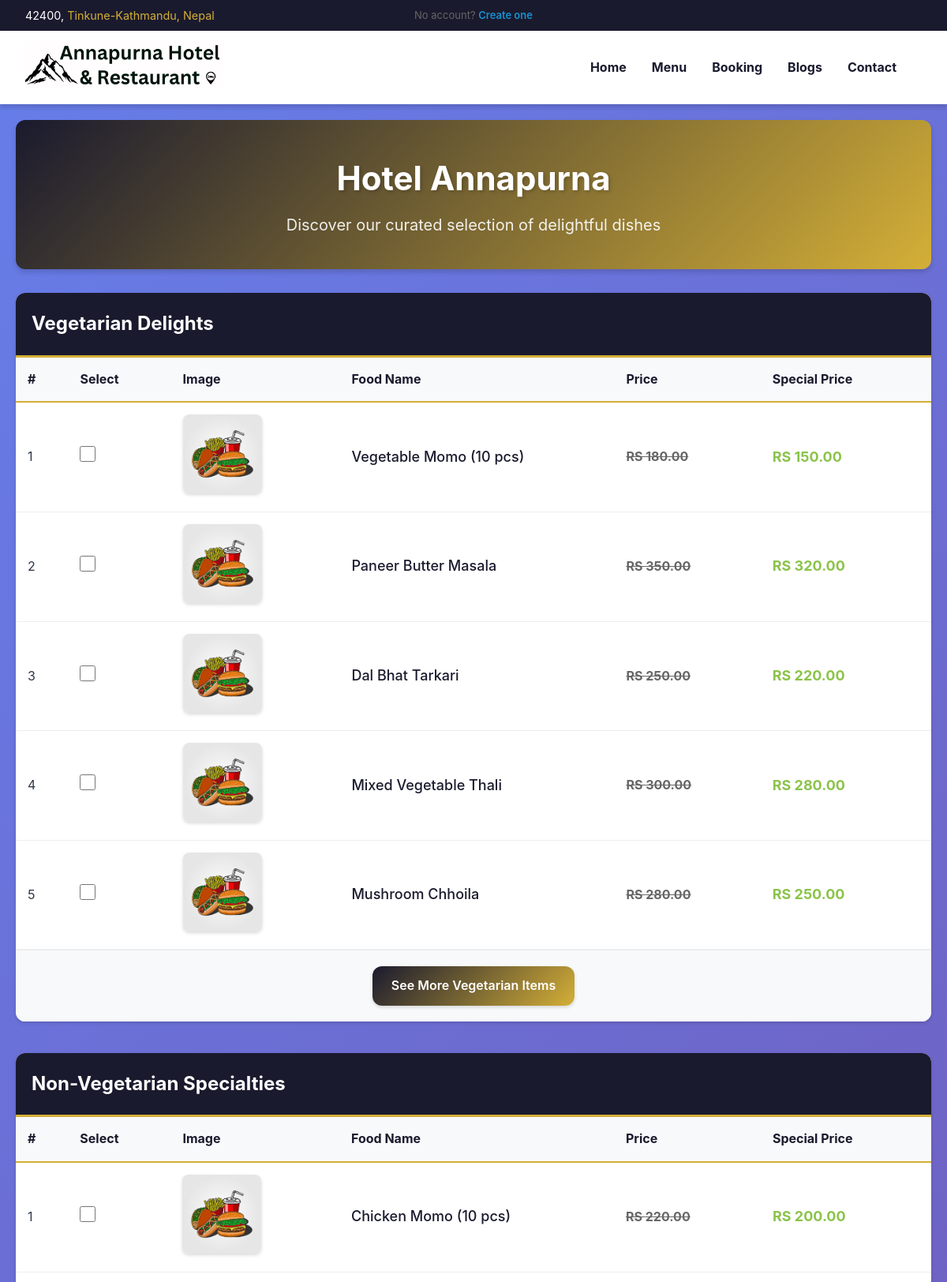
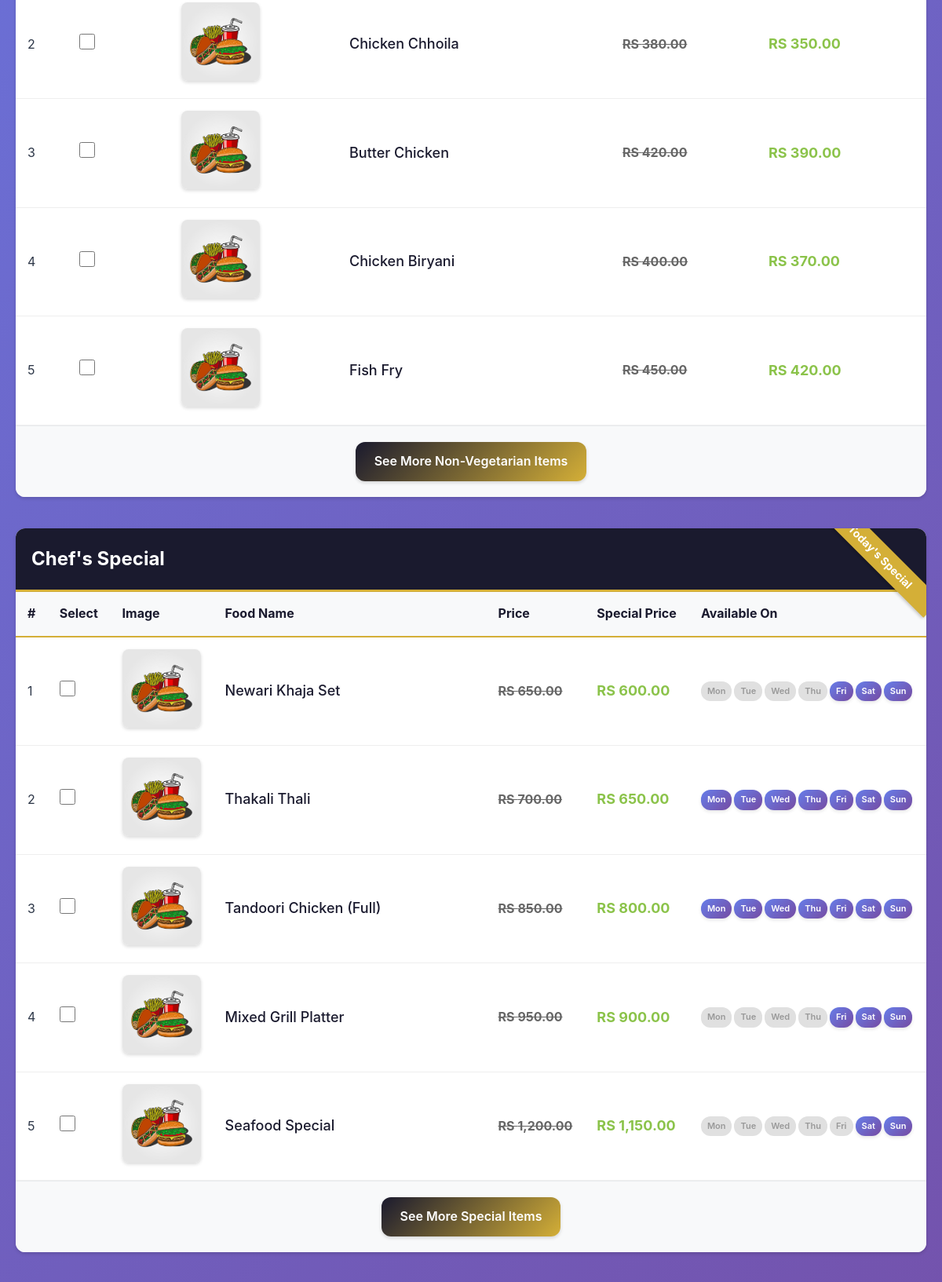
Page /menu.php (upper part) on the committed database (2 pictures, top to bottom).
### tables this page shows
CREATE TABLE `food_items` (
  `id` int(11) NOT NULL,
  `category` enum('veg','non-veg','special') NOT NULL,
  `food_name` varchar(100) NOT NULL,
  `price` decimal(10,2) NOT NULL,
  `discount_price` decimal(10,2) DEFAULT NULL,
  `image_path` varchar(255) DEFAULT NULL,
  `available_days` varchar(200) DEFAULT 'All Days',
  `short_description` text DEFAULT NULL,
  `created_at` timestamp NOT NULL DEFAULT current_timestamp(),
  `updated_at` timestamp NOT NULL DEFAULT current_timestamp() ON UPDATE current_timestamp()
);

### menu.php (the view, shortened to what this page needs)
<?php
require_once('includes/header.php');
require_once('config/db.php');
$limit = 5;
$veg_current_page = isset($_GET['veg_page']) ? $_GET['veg_page'] : 1;
$nonveg_current_page = isset($_GET['nonveg_page']) ? $_GET['nonveg_page'] : 1;
$special_current_page = isset($_GET['special_page']) ? $_GET['special_page'] : 1;
$veg_limit = $limit * $veg_current_page;
$nonveg_limit = $limit * $nonveg_current_page;
$special_limit = $limit * $special_current_page;
$stmt_veg = $conn->prepare("SELECT * FROM food_items WHERE category = 'veg' LIMIT ?");
$stmt_veg->bind_param("i", $veg_limit);
$stmt_veg->execute();
$veg_result = $stmt_veg->get_result();
$stmt_nonveg = $conn->prepare("SELECT * FROM food_items WHERE category = 'non-veg' LIMIT ?");
$stmt_nonveg->bind_param("i", $nonveg_limit);
$stmt_nonveg->execute();
$nonveg_result = $stmt_nonveg->get_result();
$stmt_special = $conn->prepare("SELECT * FROM food_items WHERE category = 'special' LIMIT ?");
$stmt_special->bind_param("i", $special_limit);
$stmt_special->execute();
$special_result = $stmt_special->get_result();
$veg_count_result = $conn->query("SELECT COUNT(*) as total FROM food_items WHERE category = 'veg'");
$nonveg_count_result = $conn->query("SELECT COUNT(*) as total FROM food_items WHERE category = 'non-veg'");
$special_count_result = $conn->query("SELECT COUNT(*) as total FROM food_items WHERE category = 'special'");
$veg_total = $veg_count_result->fetch_assoc()['total'];
$nonveg_total = $nonveg_count_result->fetch_assoc()['total'];
$special_total = $special_count_result->fetch_assoc()['total'];
?>
<div class="menu-container">
    <header class="menu-header">
        <h1>Hotel Annapurna</h1>
        <p>Discover our curated selection of delightful dishes</p>
    </header>
    <div class="menu-section">
        <h2 class="menu-section-title">Vegetarian Delights</h2>
        <table class="menu-table">
            <thead>
                <tr>
                    <th>#</th>
                    <th>Select</th>
                    <th>Image</th>
                    <th>Food Name</th>
                    <th>Price</th>
                    <th>Special Price</th>
                </tr>
            </thead>
            <tbody>
                <?php
                $counter = 1;
                while($row = mysqli_fetch_assoc($veg_result)):
                    $discount_price = $row['discount_price'] ? $row['discount_price'] : $row['price'];
                ?>
                <tr>
                    <td><?php echo $counter++; ?></td>
                    <td><input type="checkbox" class="menu-checkbox" data-id="<?php echo $row['id']; ?>" data-name="<?php echo htmlspecialchars($row['food_name']); ?>" data-price="<?php echo $row['price']; ?>" data-discount="<?php echo $discount_price; ?>" data-image="<?php echo htmlspecialchars($row['image_path']); ?>"></td>
                    <td><img src="<?php echo !empty($row['image_path']) ? htmlspecialchars($row['image_path']) : 'https://via.placeholder.com/100x100?text=No+Image'; ?>" alt="<?php echo htmlspecialchars($row['food_name']); ?>"></td>
                    <td class="menu-item-name"><?php echo htmlspecialchars($row['food_name']); ?></td>
                    <td class="price-column">RS <?php echo number_format($row['price'], 2); ?></td>
                    <td class="discount-column">RS <?php echo number_format($discount_price, 2); ?></td>
                </tr>
                <?php endwhile; ?>
            </tbody>
        </table>
        <div class="see-more-container">
            <?php if($veg_total > $veg_current_page * $limit): ?>
            <a href="?veg_page=<?php echo $veg_current_page + 1; ?>&nonveg_page=<?php echo $nonveg_current_page; ?>&special_page=<?php echo $special_current_page; ?>" class="see-more-btn">See More Vegetarian Items</a>
            <?php endif; ?>
        </div>
    </div>
    <div class="menu-section">
        <h2 class="menu-section-title">Non-Vegetarian Specialties</h2>
        <table class="menu-table">
            <thead>
                <tr>
                    <th>#</th>
                    <th>Select</th>
                    <th>Image</th>
                    <th>Food Name</th>
                    <th>Price</th>
                    <th>Special Price</th>
                </tr>
            </thead>
            <tbody>
                <?php
                $counter = 1;
                while($row = mysqli_fetch_assoc($nonveg_result)):
                    $discount_price = $row['discount_price'] ? $row['discount_price'] : $row['price'];
                ?>
                <tr>
                    <td><?php echo $counter++; ?></td>
                    <td><input type="checkbox" class="menu-checkbox" data-id="<?php echo $row['id']; ?>" data-name="<?php echo htmlspecialchars($row['food_name']); ?>" data-price="<?php echo $row['price']; ?>" data-discount="<?php echo $discount_price; ?>" data-image="<?php echo htmlspecialchars($row['image_path']); ?>"></td>
                    <td><img src="<?php echo !empty($row['image_path']) ? htmlspecialchars($row['image_path']) : 'https://via.placeholder.com/100x100?text=No+Image'; ?>" alt="<?php echo htmlspecialchars($row['food_name']); ?>"></td>
                    <td class="menu-item-name"><?php echo htmlspecialchars($row['food_name']); ?></td>
                    <td class="price-column">RS <?php echo number_format($row['price'], 2); ?></td>
                    <td class="discount-column">RS <?php echo number_format($discount_price, 2); ?></td>
                </tr>
                <?php endwhile; ?>
            </tbody>
        </table>
        <div class="see-more-container">
            <?php if($nonveg_total > $nonveg_current_page * $limit): ?>
            <a href="?veg_page=<?php echo $veg_current_page; ?>&nonveg_page=<?php echo $nonveg_current_page + 1; ?>&special_page=<?php echo $special_current_page; ?>" class="see-more-btn">See More Non-Vegetarian Items</a>
            <?php endif; ?>
        </div>
    </div>
    <div class="menu-section todays-special">
        <h2 class="menu-section-title">Chef's Special</h2>
        <table class="menu-table">
            <thead>
                <tr>
                    <th>#</th>
                    <th>Select</th>
                    <th>Image</th>
                    <th>Food Name</th>
                    <th>Price</th>
                    <th>Special Price</th>
                    <th>Available On</th>
                </tr>
            </thead>
            <tbody>
                <?php
                $counter = 1;
                while($row = mysqli_fetch_assoc($special_result)):
                    $discount_price = $row['discount_price'] ? $row['discount_price'] : $row['price'];
                ?>
                <tr>
                    <td><?php echo $counter++; ?></td>
                    <td><input type="checkbox" class="menu-checkbox" data-id="<?php echo $row['id']; ?>" data-name="<?php echo htmlspecialchars($row['food_name']); ?>" data-price="<?php echo $row['price']; ?>" data-discount="<?php echo $discount_price; ?>" data-image="<?php echo htmlspecialchars($row['image_path']); ?>"></td>
                    <td><img src="<?php echo !empty($row['image_path']) ? htmlspecialchars($row['image_path']) : 'https://via.placeholder.com/100x100?text=No+Image'; ?>" alt="<?php echo htmlspecialchars($row['food_name']); ?>"></td>
                    <td class="menu-item-name"><?php echo htmlspecialchars($row['food_name']); ?></td>
                    <td class="price-column">RS <?php echo number_format($row['price'], 2); ?></td>
                    <td class="discount-column">RS <?php echo number_format($discount_price, 2); ?></td>
                    <td>
                        <?php
                        $days = !empty($row['available_days']) ? $row['available_days'] : 'All Days';
                        $allDays = ['Mon', 'Tue', 'Wed', 'Thu', 'Fri', 'Sat', 'Sun'];
                        $availableDays = array_map('trim', explode(',', $days));
                        if (strtolower($days) === 'all days' || strtolower($days) === 'everyday') {
                            echo '<div style="display: flex; gap: 3px; flex-wrap: wrap;">';
                            foreach ($allDays as $day) {
                                echo '<span style="background: linear-gradient(135deg, #667eea 0%, #764ba2 100%); color: white; padding: 4px 8px; border-radius: 12px; font-size: 11px; font-weight: 600; box-shadow: 0 2px 4px rgba(0,0,0,0.1);">' . $day . '</span>';
                            }
                            echo '</div>';
                        } else {
                            echo '<div style="display: flex; gap: 3px; flex-wrap: wrap;">';
                            foreach ($allDays as $day) {
                                $isAvailable = false;
                                foreach ($availableDays as $availDay) {
                                    if (stripos($availDay, substr($day, 0, 3)) !== false || stripos($day, $availDay) !== false) {
                                        $isAvailable = true;
                                        break;
                                    }
                                }
                                if ($isAvailable) {
                                    echo '<span style="background: linear-gradient(135deg, #667eea 0%, #764ba2 100%); color: white; padding: 4px 8px; border-radius: 12px; font-size: 11px; font-weight: 600; box-shadow: 0 2px 4px rgba(0,0,0,0.1);">' . $day . '</span>';
                                } else {
                                    echo '<span style="background: #e0e0e0; color: #999; padding: 4px 8px; border-radius: 12px; font-size: 11px; font-weight: 600;">' . $day . '</span>';
                                }
                            }
                            echo '</div>';
                        }
                        ?>
                    </td>
                </tr>
                <?php endwhile; ?>
            </tbody>
        </table>
        <div class="see-more-container">
            <?php if($special_total > $special_current_page * $limit): ?>
            <a href="?veg_page=<?php echo $veg_current_page; ?>&nonveg_page=<?php echo $nonveg_current_page; ?>&special_page=<?php echo $special_current_page + 1; ?>" class="see-more-btn">See More Special Items</a>
            <?php endif; ?>
        </div>
    </div>
</div>
<?php require_once('includes/footer.php') ?>

### assets/css/style.css (style rules this page uses)
:root { --primary-color: #ffffff; --secondary-color: #1a1a2e; --accent-color: #d4af37; --hover-color: #f5a623; --band-hover-color: #8bc34a; --shadow-color: rgba(0, 0, 0, 0.15); --border-radius: 12px; --bg-light: #f8f9fd; --bg-dark: #0f1419; --gradient-start: #1a1a2e; --gradient-end: #0f1419; --success-color: #2ecc71; --warning-color: #f39c12; --border-radius: 12px; --border-radius-lg: 20px; --text-color: #2d3748; --input-bg: #f7fafc; --input-border: #e2e8f0; }
* { margin: 0; padding: 0; box-sizing: border-box; }
body { background-color: var(--primary-color); font-family: 'Segoe UI', Tahoma, Geneva, Verdana, sans-serif; color: var(--secondary-color); line-height: 1.6; }

### assets/css/blog.css (style rules this page uses)
a { text-decoration: none; color: #333; }

### assets/css/menu.css (style rules this page uses)
.menu-container { max-width: 1400px; margin: 0 auto; padding: 20px; }
.menu-header { background: linear-gradient(135deg, var(--secondary-color), var(--accent-color)); padding: 40px 20px; text-align: center; color: var(--primary-color); margin-bottom: 30px; border-radius: var(--border-radius); box-shadow: 0 4px 6px var(--shadow-color); }
.menu-header h1 { font-size: 42px; margin-bottom: 10px; text-shadow: 2px 2px 4px rgba(0,0,0,0.2); }
.menu-header p { font-size: 20px; opacity: 0.9; }
.menu-section { margin-bottom: 40px; background: #fff; border-radius: var(--border-radius); box-shadow: 0 2px 4px var(--shadow-color); overflow: hidden; }
.menu-section-title { background-color: var(--secondary-color); color: var(--primary-color); padding: 20px; font-size: 24px; border-bottom: 3px solid var(--accent-color); }
.menu-table { width: 100%; border-collapse: collapse; background: var(--primary-color); }
.menu-table th { background-color: #f8f9fa; color: var(--secondary-color); padding: 15px; text-align: left; font-size: 16px; border-bottom: 2px solid var(--accent-color); }
.menu-table td { padding: 15px; border-bottom: 1px solid #eee; vertical-align: middle; }
.menu-table img { width: 100px; height: 100px; object-fit: cover; border-radius: 8px; box-shadow: 0 2px 4px var(--shadow-color); }
.menu-checkbox { width: 20px; height: 20px; accent-color: var(--accent-color); cursor: pointer; }
.menu-item-name { font-size: 18px; font-weight: 500; color: var(--secondary-color); width: 30%; }
.price-column { color: #666; font-weight: bold; text-decoration: line-through; font-size: 16px; }
.discount-column { color: var(--band-hover-color); font-weight: bold; font-size: 18px; }
.todays-special { position: relative; overflow: hidden; }
.todays-special::before { content: "Today's Special"; position: absolute; top: 20px; right: -35px; background: var(--accent-color); color: white; padding: 5px 40px; transform: rotate(45deg); font-size: 14px; font-weight: bold; box-shadow: 0 2px 4px rgba(0,0,0,0.2); }
.see-more-container { text-align: center; padding: 20px; background: #f8f9fa; border-top: 1px solid #e9ecef; }
.see-more-btn { display: inline-block; padding: 12px 24px; background: linear-gradient(135deg, var(--secondary-color), var(--accent-color)); color: var(--primary-color); text-decoration: none; border-radius: var(--border-radius); font-weight: 600; transition: all 0.3s ease; box-shadow: 0 2px 4px var(--shadow-color); }
.see-more-container { display: flex; justify-content: center; align-items: center; gap: 10px; }

### assets/css/cart.css (style rules this page uses)
* { margin: 0; padding: 0; box-sizing: border-box; }

### assets/css/blog-read.css (style rules this page uses)
* { margin: 0; padding: 0; box-sizing: border-box; }
body { font-family: 'Inter', sans-serif; background: #f8f9fa; color: #2d3748; }

### assets/css/my-bookings.css (style rules this page uses)
body { background: linear-gradient(135deg, #667eea 0%, #764ba2 100%); min-height: 100vh; padding-bottom: 50px; }

### assets/css/my-orders.css (style rules this page uses)
body { min-height: 100vh; padding-bottom: 50px; }

### rows in the picture
food_items: image_path (picture), food_name "Vegetable Momo (10 pcs)", price "180.00", discount_price "150.00"
food_items: image_path (picture), food_name "Paneer Butter Masala", price "350.00", discount_price "320.00"
food_items: image_path (picture), food_name "Dal Bhat Tarkari", price "250.00", discount_price "220.00"
food_items: image_path (picture), food_name "Mixed Vegetable Thali", price "300.00", discount_price "280.00"
food_items: image_path (picture), food_name "Mushroom Chhoila", price "280.00", discount_price "250.00"
food_items: image_path (picture), food_name "Chicken Momo (10 pcs)", price "220.00", discount_price "200.00"
food_items: image_path (picture), food_name "Chicken Chhoila", price "380.00", discount_price "350.00"
food_items: image_path (picture), food_name "Butter Chicken", price "420.00", discount_price "390.00"
food_items: image_path (picture), food_name "Chicken Biryani", price "400.00", discount_price "370.00"
food_items: image_path (picture), food_name "Fish Fry", price "450.00", discount_price "420.00"
food_items: image_path (picture), food_name "Newari Khaja Set", price "650.00", discount_price "600.00", day "Mon", day "Tue", day "Wed", day "Thu", day "Fri", day "Sat", day "Sun"
food_items: image_path (picture), food_name "Thakali Thali", price "700.00", discount_price "650.00", day "Mon", day "Tue", day "Wed", day "Thu", day "Fri", day "Sat", day "Sun"
food_items: image_path (picture), food_name "Tandoori Chicken (Full)", price "850.00", discount_price "800.00", day "Mon", day "Tue", day "Wed", day "Thu", day "Fri", day "Sat", day "Sun"
food_items: image_path (picture), food_name "Mixed Grill Platter", price "950.00", discount_price "900.00", day "Mon", day "Tue", day "Wed", day "Thu", day "Fri", day "Sat", day "Sun"
food_items: image_path (picture), food_name "Seafood Special", price "1,200.00", discount_price "1,150.00", day "Mon", day "Tue", day "Wed", day "Thu", day "Fri", day "Sat", day "Sun"
